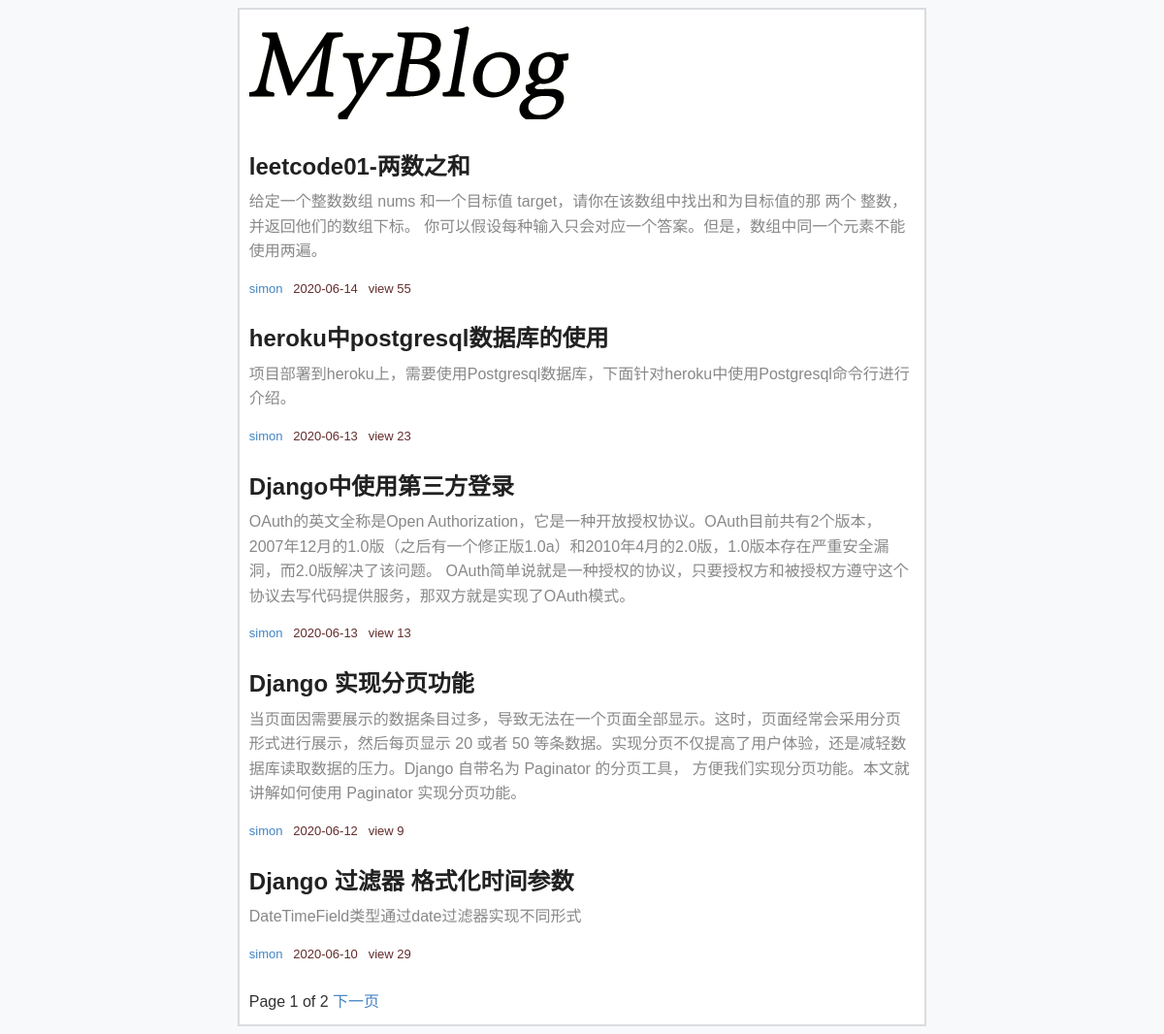
/blog/, run on an earlier commit of the app's database.
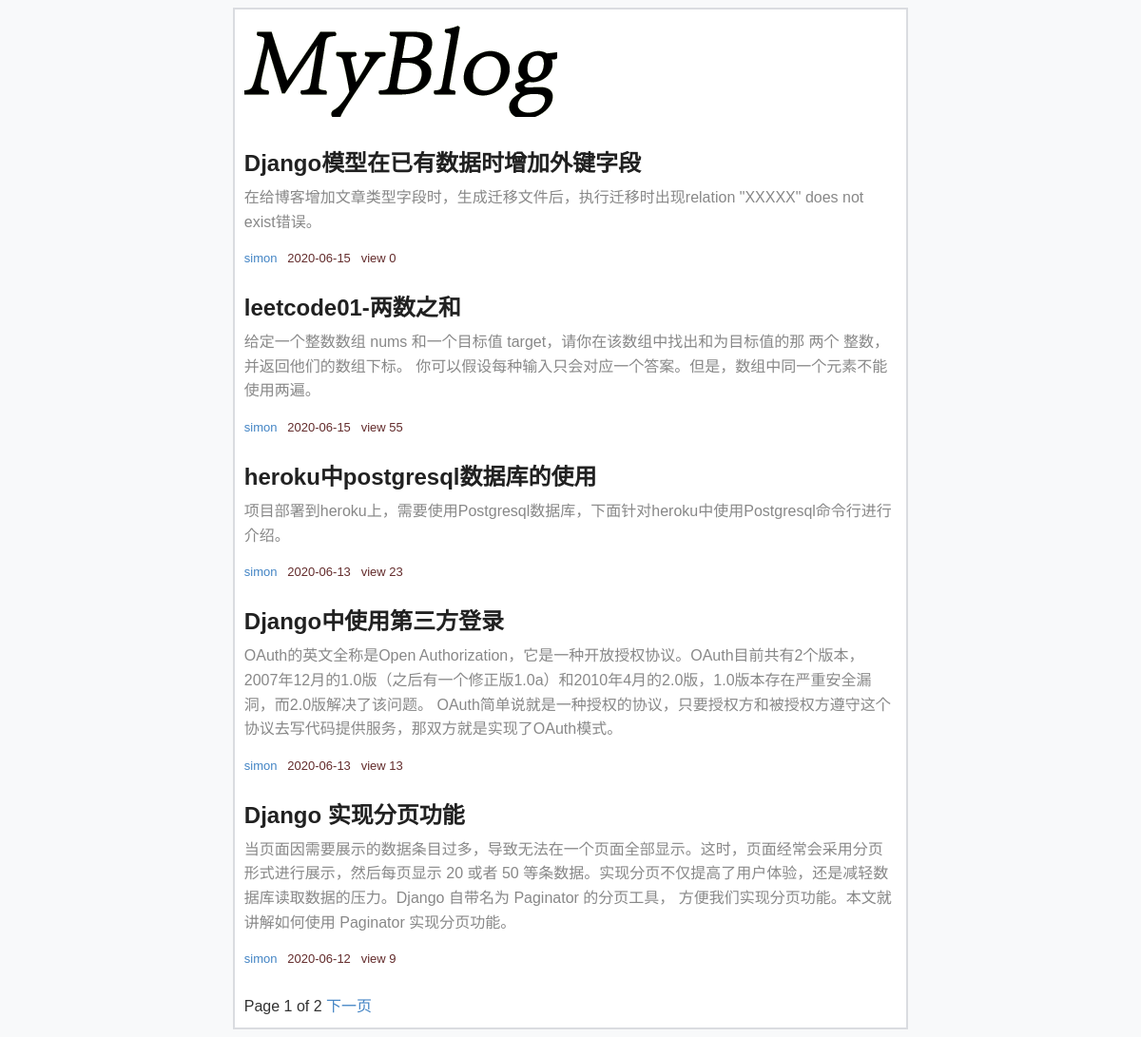
And on a later commit of the database.
### blog/models.py (models this page shows, shortened)
class Article(models.Model):
	title = models.CharField("文章标题",max_length=30)
	category = models.ForeignKey(Category,on_delete=models.CASCADE)
	content = MDTextField("文章内容")
	djgest = models.TextField("文章概要")
	author = models.ForeignKey(Author,on_delete=models.CASCADE)
	comment_num = models.BigIntegerField(default=0)
	view = models.BigIntegerField(default=0)
	created_time = models.DateTimeField("创建时间",auto_now_add=True)
	last_mod_time = models.DateTimeField("修改时间",auto_now=True)
	tag = models.ManyToManyField(Tag,blank=True)
	class Meta:
		ordering = ('-created_time',)

class Author(models.Model):
	name = models.CharField("作者姓名",max_length=20)
	avatar = models.ImageField(upload_to='avatar/%Y%m%d',blank=True)
	def __str__(self):
		return self.name

### blog/views.py (the view)
# urls.py: path('',views.index,name='index'),
def index(request):
	article_list = Article.objects.all()
	paginator = Paginator(article_list,5)
	if request.method == "GET":
		page = request.GET.get('page')
		try:
			books = paginator.page(page)
		except PageNotAnInteger:
			books = paginator.page(1)
		except InvalidPage:
			return HttpResponse("找不到页面")
		except EmptyPage:
			books = paginator.page(paginator.num_pages)
	context = {'article_list': books}
	return render(request,"blog/index.html",context)

### blog/templates/blog/index.html (shortened to what this page needs)
{% extends 'blog/base.html' %}
{% block content %}
{% for article in article_list %}
<div class="index_blog">
	<a class="index_a" href="{% url 'blog:detail' pk=article.pk %}">
		<h3 class='index_h3'>{{ article.title }}</h3>
		<p class="index_p">{{ article.djgest }}</p>
	</a>
	<div class="time_and">
		<a class="index_a" href="#">{{ article.author }}</a>
		{{ article.last_mod_time|date:'Y-m-d' }}
		&nbsp;
		view&nbsp;{{ article.view }}
	</div>
</div>
{% endfor %}
<br>
<p>
	Page {{ article_list.number }} of {{ article_list.paginator.num_pages }}
	{% if article_list.has_next %}
		<a class="index_a" href="?page={{ article_list.next_page_number }}">下一页</a>
	{% endif %}
</p>
{% endblock %}

### blog/templates/blog/base.html (shortened to what this page needs)
{% load static %}
<!DOCTYPE html>
<html>
<head>
	<link rel="stylesheet" type="text/css" href="{% static 'css/base.css' %}">
	<link rel="stylesheet" type="text/css" href="{% static 'css/code.css' %}">
	<link rel="stylesheet" type="text/css" href="{% static 'mdeditor/css/editormd.css' %}">
</head>
<body>
	<div class="markdown-body all">
	<p><a href="{% url 'blog:index' %}"><img src="{% static 'logo/logo.png' %}"></a></p>
	{% block content %}
	{% endblock %}
	</div>
</body>
</html>

### blog/static/css/base.css (style rules this page uses)
body { background-color: #f8f9fa; }
.all { background-color: #ffffff; margin-left: 20%; margin-right: 20%; border: 2px solid #dadce0; padding: 10px 10px 10px 10px; font-family: sans-serif; }
.time_and { font-size: 13px; color: #632c2c; }

### staticfiles/mdeditor/css/editormd.css (style rules this page uses)
.markdown-body { -ms-text-size-adjust: 100%; -webkit-text-size-adjust: 100%; color: #333; overflow: hidden; font-family: "Microsoft YaHei", Helvetica, "Meiryo UI", "Malgun Gothic", "Segoe UI", "Trebuchet MS", "Monaco", monospace, Tahoma, STXihei, "华文细黑", STHeiti, "Helvetica Neue", "Droid Sans", "wenquanyi micro hei", FreeSans, Arimo, Arial, SimSun, "宋体", Heiti, "黑体", sans-serif; font-size: 16px; line-height: 1.6; word-wrap: break-word; }
.markdown-body a { background: transparent; }
.markdown-body img { border: 0; }
.markdown-body * { -moz-box-sizing: border-box; box-sizing: border-box; }
.markdown-body a { color: #4183c4; text-decoration: none; }
.markdown-body h1, .markdown-body h2, .markdown-body h3, .markdown-body h4, .markdown-body h5, .markdown-body h6 { margin-top: 15px; margin-bottom: 15px; line-height: 1.1; }
.markdown-body h3 { font-size: 16px; }
.markdown-body > *:first-child { margin-top: 0 !important; }
.markdown-body > *:last-child { margin-bottom: 0 !important; }
.markdown-body h1, .markdown-body h2, .markdown-body h3, .markdown-body h4, .markdown-body h5, .markdown-body h6 { position: relative; margin-top: 1em; margin-bottom: 16px; font-weight: bold; line-height: 1.4; }
.markdown-body h3 { font-size: 1.5em; line-height: 1.43; }
.markdown-body p, .markdown-body blockquote, .markdown-body ul, .markdown-body ol, .markdown-body dl, .markdown-body table, .markdown-body pre { margin-top: 0; margin-bottom: 16px; }
.markdown-body img { max-width: 100%; -moz-box-sizing: border-box; box-sizing: border-box; }

### blog/templates/blog/index.html (style rules this page uses)
h3.index_h3 { border-bottom: 1px solid #FFF; margin-bottom:5px; color: #212121; }
p.index_p { color:#888888; }
a.index_a:link { text-decoration: none; }

What changed in the data, as far as the page shows it:
no longer on this page (row unchanged): Article: title "Django 过滤器 格式化时间参数", djgest "DateTimeField类型通过date过滤器实现不同形式", author "simon", last_mod_time "2020-06-10", view "29"
added Article: title "Django模型在已有数据时增加外键字段", djgest "在给博客增加文章类型字段时，生成迁移文件后，执行迁移时出现relation \"XXXXX\" does not exist错误。", author "simon", last_mod_time "2020-06-15", view "0"
changed Article "leetcode01-两数之和": last_mod_time "2020-06-14" → "2020-06-15"
